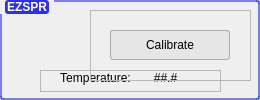
<?xml version="1.0" encoding="UTF-8"?>
<ui version="4.0">
 <class>EZSPRForm</class>
 <widget class="QWidget" name="EZSPRForm">
  <property name="geometry">
   <rect>
    <x>0</x>
    <y>0</y>
    <width>260</width>
    <height>100</height>
   </rect>
  </property>
  <property name="minimumSize">
   <size>
    <width>260</width>
    <height>100</height>
   </size>
  </property>
  <property name="maximumSize">
   <size>
    <width>260</width>
    <height>110</height>
   </size>
  </property>
  <property name="font">
   <font>
    <family>Segoe UI</family>
   </font>
  </property>
  <property name="windowTitle">
   <string>Form</string>
  </property>
  <layout class="QVBoxLayout" name="verticalLayout">
   <property name="leftMargin">
    <number>0</number>
   </property>
   <property name="topMargin">
    <number>0</number>
   </property>
   <property name="rightMargin">
    <number>0</number>
   </property>
   <property name="bottomMargin">
    <number>0</number>
   </property>
   <item alignment="Qt::AlignTop">
    <widget class="QGroupBox" name="EZSPR">
     <property name="sizePolicy">
      <sizepolicy hsizetype="Preferred" vsizetype="Fixed">
       <horstretch>0</horstretch>
       <verstretch>0</verstretch>
      </sizepolicy>
     </property>
     <property name="minimumSize">
      <size>
       <width>260</width>
       <height>100</height>
      </size>
     </property>
     <property name="maximumSize">
      <size>
       <width>260</width>
       <height>100</height>
      </size>
     </property>
     <property name="font">
      <font>
       <family>Segoe UI</family>
       <pointsize>9</pointsize>
       <weight>75</weight>
       <bold>true</bold>
      </font>
     </property>
     <property name="styleSheet">
      <string notr="true">QGroupBox#EZSPR::title{

	margin: 0px 5px 0px 5px;
	color: rgb(255, 255, 255);
	background-color:rgb(46, 48, 227);
	border-radius: 3px;

}

QGroupBox#EZSPR{
	
	border: 2px solid rgba(46, 48, 227, 150);
	border-radius: 3px;

}</string>
     </property>
     <property name="title">
      <string>EZSPR</string>
     </property>
     <property name="flat">
      <bool>false</bool>
     </property>
     <property name="checkable">
      <bool>false</bool>
     </property>
     <widget class="QPushButton" name="disconnect_btn">
      <property name="geometry">
       <rect>
        <x>10</x>
        <y>28</y>
        <width>30</width>
        <height>30</height>
       </rect>
      </property>
      <property name="sizePolicy">
       <sizepolicy hsizetype="Fixed" vsizetype="Fixed">
        <horstretch>0</horstretch>
        <verstretch>0</verstretch>
       </sizepolicy>
      </property>
      <property name="minimumSize">
       <size>
        <width>30</width>
        <height>30</height>
       </size>
      </property>
      <property name="maximumSize">
       <size>
        <width>30</width>
        <height>30</height>
       </size>
      </property>
      <property name="font">
       <font>
        <pointsize>5</pointsize>
       </font>
      </property>
      <property name="mouseTracking">
       <bool>true</bool>
      </property>
      <property name="toolTip">
       <string>Disconnect EZSPR</string>
      </property>
      <property name="layoutDirection">
       <enum>Qt::LeftToRight</enum>
      </property>
      <property name="autoFillBackground">
       <bool>false</bool>
      </property>
      <property name="styleSheet">
       <string notr="true">QPushButton{
	border: none;
	background: none;
}

QPushButton::hover{
	background: white;
	border: 1px raised;
	border-radius: 12px;
}</string>
      </property>
      <property name="text">
       <string/>
      </property>
      <property name="icon">
       <iconset resource="ai.qrc">
        <normaloff>:/img/img/disconnect.png</normaloff>:/img/img/disconnect.png</iconset>
      </property>
      <property name="iconSize">
       <size>
        <width>34</width>
        <height>34</height>
       </size>
      </property>
      <property name="autoRepeat">
       <bool>false</bool>
      </property>
      <property name="autoExclusive">
       <bool>false</bool>
      </property>
      <property name="autoDefault">
       <bool>false</bool>
      </property>
      <property name="default">
       <bool>false</bool>
      </property>
      <property name="flat">
       <bool>false</bool>
      </property>
     </widget>
     <widget class="QPushButton" name="shutdown_btn">
      <property name="geometry">
       <rect>
        <x>50</x>
        <y>28</y>
        <width>30</width>
        <height>30</height>
       </rect>
      </property>
      <property name="sizePolicy">
       <sizepolicy hsizetype="Fixed" vsizetype="Fixed">
        <horstretch>0</horstretch>
        <verstretch>0</verstretch>
       </sizepolicy>
      </property>
      <property name="minimumSize">
       <size>
        <width>30</width>
        <height>30</height>
       </size>
      </property>
      <property name="maximumSize">
       <size>
        <width>30</width>
        <height>30</height>
       </size>
      </property>
      <property name="font">
       <font>
        <pointsize>5</pointsize>
       </font>
      </property>
      <property name="mouseTracking">
       <bool>true</bool>
      </property>
      <property name="toolTip">
       <string>Power Off EZSPR</string>
      </property>
      <property name="layoutDirection">
       <enum>Qt::LeftToRight</enum>
      </property>
      <property name="autoFillBackground">
       <bool>false</bool>
      </property>
      <property name="styleSheet">
       <string notr="true">QPushButton{
	border: none;
	background: none;
}

QPushButton::hover{
	background: white;
	border: 1px raised;
	border-radius: 12px;
}</string>
      </property>
      <property name="text">
       <string/>
      </property>
      <property name="icon">
       <iconset resource="ai.qrc">
        <normaloff>:/img/img/power.png</normaloff>:/img/img/power.png</iconset>
      </property>
      <property name="iconSize">
       <size>
        <width>32</width>
        <height>32</height>
       </size>
      </property>
      <property name="autoRepeat">
       <bool>false</bool>
      </property>
      <property name="autoExclusive">
       <bool>false</bool>
      </property>
      <property name="autoDefault">
       <bool>false</bool>
      </property>
      <property name="default">
       <bool>false</bool>
      </property>
      <property name="flat">
       <bool>false</bool>
      </property>
     </widget>
     <widget class="QFrame" name="temp_display">
      <property name="geometry">
       <rect>
        <x>40</x>
        <y>70</y>
        <width>181</width>
        <height>22</height>
       </rect>
      </property>
      <property name="font">
       <font>
        <weight>50</weight>
        <bold>false</bold>
       </font>
      </property>
      <property name="frameShape">
       <enum>QFrame::StyledPanel</enum>
      </property>
      <property name="frameShadow">
       <enum>QFrame::Raised</enum>
      </property>
      <widget class="QLabel" name="temp1">
       <property name="geometry">
        <rect>
         <x>100</x>
         <y>0</y>
         <width>51</width>
         <height>16</height>
        </rect>
       </property>
       <property name="font">
        <font>
         <weight>50</weight>
         <bold>false</bold>
        </font>
       </property>
       <property name="text">
        <string>##.#</string>
       </property>
       <property name="alignment">
        <set>Qt::AlignCenter</set>
       </property>
      </widget>
      <widget class="QLabel" name="label_7">
       <property name="geometry">
        <rect>
         <x>150</x>
         <y>0</y>
         <width>31</width>
         <height>16</height>
        </rect>
       </property>
       <property name="minimumSize">
        <size>
         <width>10</width>
         <height>10</height>
        </size>
       </property>
       <property name="text">
        <string/>
       </property>
       <property name="pixmap">
        <pixmap resource="ai.qrc">:/img/img/deg_c.png</pixmap>
       </property>
      </widget>
      <widget class="QLabel" name="label_8">
       <property name="geometry">
        <rect>
         <x>10</x>
         <y>0</y>
         <width>91</width>
         <height>16</height>
        </rect>
       </property>
       <property name="minimumSize">
        <size>
         <width>10</width>
         <height>10</height>
        </size>
       </property>
       <property name="text">
        <string>&lt;html&gt;&lt;head/&gt;&lt;body&gt;&lt;p&gt;Temperature:&lt;/p&gt;&lt;/body&gt;&lt;/html&gt;</string>
       </property>
       <property name="alignment">
        <set>Qt::AlignCenter</set>
       </property>
      </widget>
     </widget>
     <widget class="QFrame" name="ctrls_frame">
      <property name="geometry">
       <rect>
        <x>90</x>
        <y>10</y>
        <width>161</width>
        <height>71</height>
       </rect>
      </property>
      <property name="frameShape">
       <enum>QFrame::StyledPanel</enum>
      </property>
      <property name="frameShadow">
       <enum>QFrame::Raised</enum>
      </property>
      <widget class="QPushButton" name="quick_calibrate_btn">
       <property name="geometry">
        <rect>
         <x>20</x>
         <y>20</y>
         <width>120</width>
         <height>30</height>
        </rect>
       </property>
       <property name="sizePolicy">
        <sizepolicy hsizetype="Fixed" vsizetype="Fixed">
         <horstretch>0</horstretch>
         <verstretch>0</verstretch>
        </sizepolicy>
       </property>
       <property name="font">
        <font>
         <family>Segoe UI</family>
         <pointsize>9</pointsize>
         <weight>50</weight>
         <bold>false</bold>
        </font>
       </property>
       <property name="toolTip">
        <string>Calibrate EZSPR</string>
       </property>
       <property name="styleSheet">
        <string notr="true">QPushButton {
		
		background-color: rgb(230, 230, 230);
	    border: 1px solid rgb(171, 171, 171); 
		border-radius: 3px;

}

QPushButton::hover{
	background: rgb(253, 253, 253);
	border: 1px raised;
	border-radius: 5px;
}</string>
       </property>
       <property name="text">
        <string>Calibrate</string>
       </property>
      </widget>
     </widget>
    </widget>
   </item>
  </layout>
 </widget>
 <resources>
  <include location="ai.qrc"/>
 </resources>
 <connections/>
</ui>
